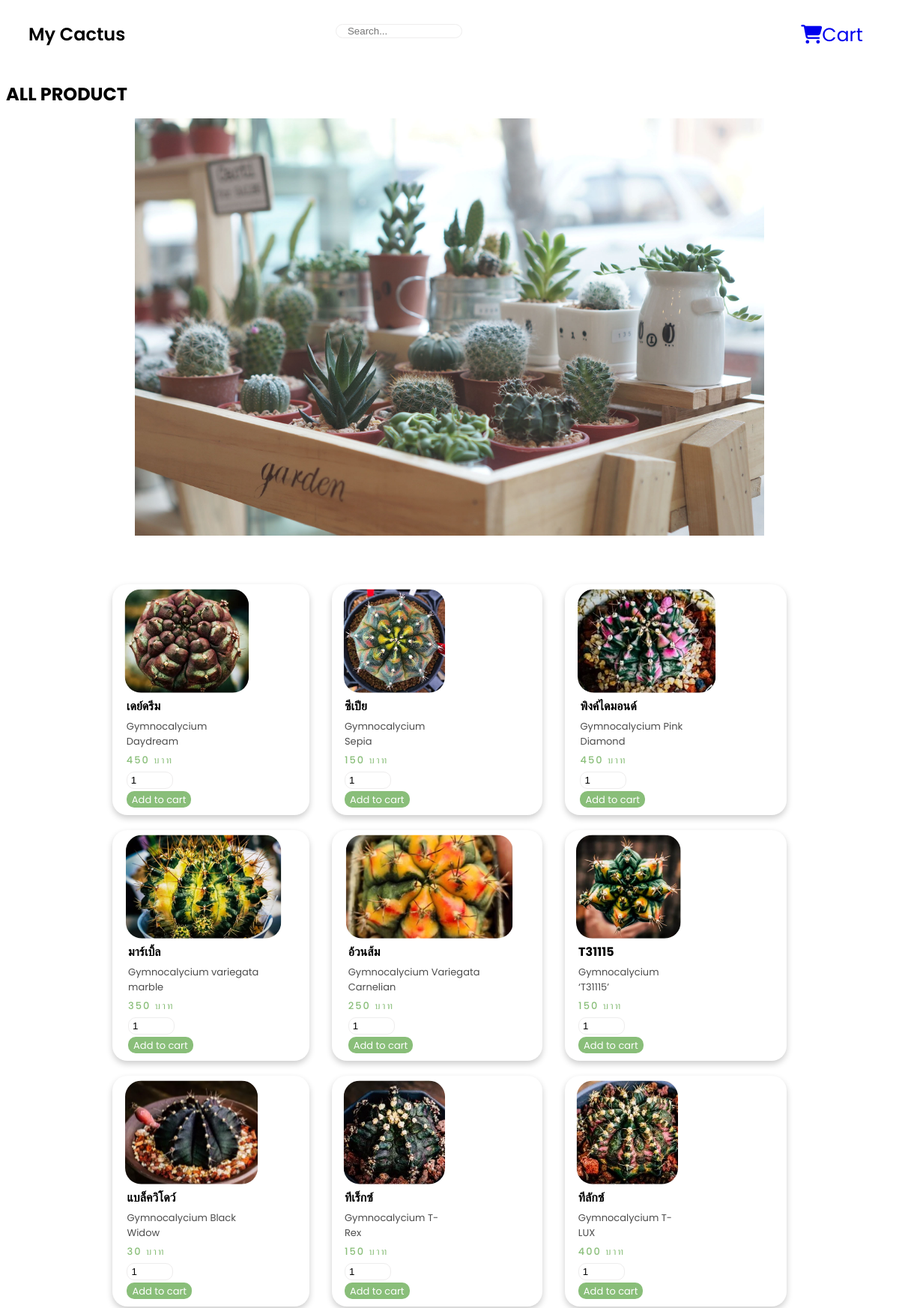
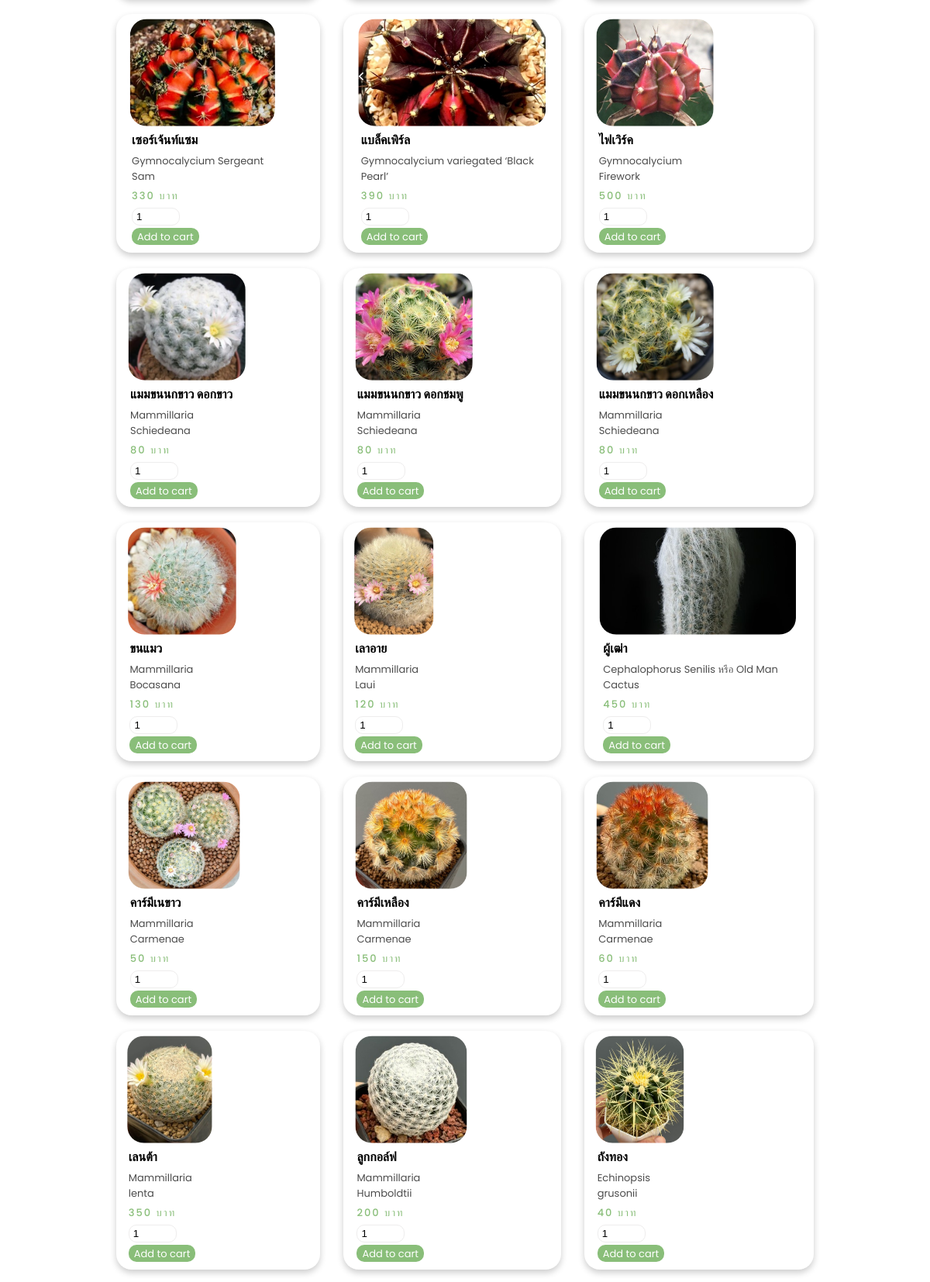
Page /php/shopping1.php (upper part) on the committed database (2 pictures, top to bottom).
### tables this page shows
CREATE TABLE `product` (
  `product_id` int(11) NOT NULL,
  `specise_id` int(11) NOT NULL,
  `pname` varchar(20) NOT NULL,
  `pdetail` varchar(255) NOT NULL,
  `price` int(11) NOT NULL,
  `stock_quatity` int(11) NOT NULL
);

### php/shopping1.php (the view, shortened to what this page needs)
<!DOCTYPE html>
<html lang="en">
<?php include './connect.php';
 session_start();?>
<head>
    <link rel="stylesheet" href="../css/shop1.css">
    <link rel="stylesheet" href="https://cdnjs.cloudflare.com/ajax/libs/font-awesome/6.2.0/css/all.min.css">
    <link rel="stylesheet" href="https://unpkg.com/boxicons@latest/css/boxicons.min.css">
    <link href="https://cdn.jsdelivr.net/npm/remixicon@3.5.0/fonts/remixicon.css" rel="stylesheet">
</head>
<body>
        <div class="shopping">
            <div class="header">
                <a class="logo" href="../php/main.php"><i class="ri-cactus-line"></i><span>My Cactus</span></a>
                <div class="search" >
                    <input type="text" placeholder="Search..." id="search1" name="search1" onkeyup="send()">
                </div>
                <div class="to_cart">
                    <a class="cart" href="./cart.php"><i class="fa-solid fa-cart-shopping"></i><p>Cart</p></a>
                </div>
            </div>
            <h2>ALL PRODUCT</h2>
            <div class="img-head">
                <img src='../image/sl1.jpg'>
            </div>
            <?php include './config.php';
            if (!empty($_GET["pdetail"])&&!empty($_GET["counter"])) {
                $pname = $_GET["pdetail"];
                    $stmt = $pdo->prepare("SELECT *,specise.specise_id,specise.sname FROM product JOIN specise ON specise.specise_id = product.specise_id WHERE product.pdetail = ?;");
                    $stmt->execute([$pname]);
            }else{
            $stmt = $pdo->prepare("SELECT *,specise.specise_id,specise.sname FROM product JOIN specise ON specise.specise_id = product.specise_id ");
                        $stmt->execute();
            }
            ?>
           <div class="list" id="list">
                <?php $counter = 1;
                while($row = $stmt->fetch()):?>
                <div class="item" data-key="<?= $counter ?>">
                    <form method="get" action="./cart.php" >
                        <div class="img">
                            <img src='../image/img_product/<?=$row["pname"]?>.jpg'>
                        </div>
                        <div class="content">
                            <div class="title">
                                <?=$row["pname"]?>
                            </div>
                            <div class="des">
                                <?=$row["pdetail"]?>
                            </div>
                            <div class="price">
                                <?=$row["price"]?> บาท
                            </div>
                            <input type="number" class="count" min="1" value="1"><br>
                            <a href="cart.php?action=add&product_id=<?= $row['product_id']?>&qty=1">Add to cart</a>
                        </div>
                    </form>
                </div>
                <?php  $counter++; endwhile;?>
            </div>
        </div>
</body>
</html>

### css/shop1.css (style rules this page uses)
:root { --white: #fff; --light: #eeeded; --green: hsl(106, 35%, 61%); --logo: #29fd53; --text-color: #000; }
body { background-color: var(--green); font-family: 'Poppins', sans-serif; background-color: rgb(255, 255, 255); }
.logo { color: white; display: inline-flex; }
.logo span { color: var(--text-color); font-size: 1.5rem; font-weight: 600; }
.shopping .to_cart { text-align: left; margin-right: 20px; font-size: 25px; color: #000; text-decoration: none; margin-left: 15%; display: inline; }
.to_cart a { text-decoration: none; display: inline; }
.to_cart a p { display: inline; }
.header { display: flex; background-color: white; padding:20px; height:40px; justify-content: space-between; text-align: center; }
.shopping .search { display: inline; text-align: center; }
.shopping .search input { width:500px; border:1px solid var(--light); border-radius: 20px; padding-left:15px; color:var(--light); display: inline; }
.shopping .img-head img { display: block; overflow: hidden; width: 70vmin; margin: 0 auto; margin-top: -20px; padding: 15px; }
.shopping .list { padding:0 20px 20px; display: grid; grid-template-columns: auto auto auto; column-gap: 30px; row-gap: 20px; margin-top: 50px; justify-content: center; align-items: center; }
.list .item { background-color: var(--white); display: flex; grid-template-columns: 45% 55%; padding:10px; column-gap: 20px; border-radius: 20px; box-shadow: 0 4px 8px 0 rgba(0, 0, 0, 0.2); }
.list .item .img { width: 80%; height: 120px; border-radius: 15px; object-fit: cover; transform: scale(1.2); margin-top: 20px; justify-content: center; align-items: center; border-radius: 20px; }
.item .img img { width: 80%; height: 80%; max-width: 100%; max-height: 100%; border-radius: 15px; object-fit: cover; transform: scale(1.2); display: flex; justify-content: center; align-items: center; margin-left: 20%; margin-right: auto ; }
.item .content { margin-left: 5%; }
.item .content .title { font-weight: bold; }
.item .content .des { font-size: small; opacity: 0.7; margin-top:5px; }
.item .content .price { color:var(--green); letter-spacing: 2px; font-weight: 500; font-size: small; margin-top:5px; }
.item .count { width: 50px; border-radius: 10px; margin-right: 10px; padding:3px 5px; border:1px solid var(--light); outline: none; margin-top:5px; }
.item .content a { background-color: var(--green); color:var(--white); padding:1.5px 7px; border:none; border-radius: 10px; text-decoration: none; font-size: small; }
.shopping .search input { width:150px; }

### rows in the picture
product: pname (picture), pname "เดย์ดรีม", pdetail "Gymnocalycium Daydream", price "450"
product: pname (picture), pname "ซีเปีย", pdetail "Gymnocalycium Sepia", price "150"
product: pname (picture), pname "พิงค์ไดมอนด์", pdetail "Gymnocalycium Pink Diamond", price "450"
product: pname (picture), pname "มาร์เบิ้ล", pdetail "Gymnocalycium variegata marble", price "350"
product: pname (picture), pname "อ้วนส้ม", pdetail "Gymnocalycium Variegata Carnelian", price "250"
product: pname (picture), pname "T31115", pdetail "Gymnocalycium ‘T31115’", price "150"
product: pname (picture), pname "แบล็ควิโดว์", pdetail "Gymnocalycium Black Widow", price "30"
product: pname (picture), pname "ทีเร็กซ์", pdetail "Gymnocalycium T-Rex", price "150"
product: pname (picture), pname "ทีลักซ์", pdetail "Gymnocalycium T-LUX", price "400"
product: pname (picture), pname "เซอร์เจ้นท์แซม", pdetail "Gymnocalycium Sergeant Sam", price "330"
product: pname (picture), pname "แบล็คเพิร์ล", pdetail "Gymnocalycium variegated ‘Black Pearl’", price "390"
product: pname (picture), pname "ไฟเวิร์ค", pdetail "Gymnocalycium Firework", price "500"
product: pname (picture), pname "แมมขนนกขาว ดอกขาว", pdetail "Mammillaria Schiedeana", price "80"
product: pname (picture), pname "แมมขนนกขาว ดอกชมพู", pdetail "Mammillaria Schiedeana", price "80"
product: pname (picture), pname "แมมขนนกขาว ดอกเหลือง", pdetail "Mammillaria Schiedeana", price "80"
product: pname (picture), pname "ขนแมว", pdetail "Mammillaria Bocasana", price "130"
product: pname (picture), pname "เลาอาย", pdetail "Mammillaria Laui", price "120"
product: pname (picture), pname "ผู้เฒ่า", pdetail "Cephalophorus Senilis หรือ Old Man Cactus", price "450"
product: pname (picture), pname "คาร์มีเนขาว", pdetail "Mammillaria Carmenae", price "50"
product: pname (picture), pname "คาร์มีเหลือง", pdetail "Mammillaria Carmenae", price "150"
product: pname (picture), pname "คาร์มีแดง", pdetail "Mammillaria Carmenae", price "60"
product: pname (picture), pname "เลนต้า", pdetail "Mammillaria lenta", price "350"
product: pname (picture), pname "ลูกกอล์ฟ", pdetail "Mammillaria Humboldtii", price "200"
product: pname (picture), pname "ถังทอง", pdetail "Echinopsis grusonii", price "40"
